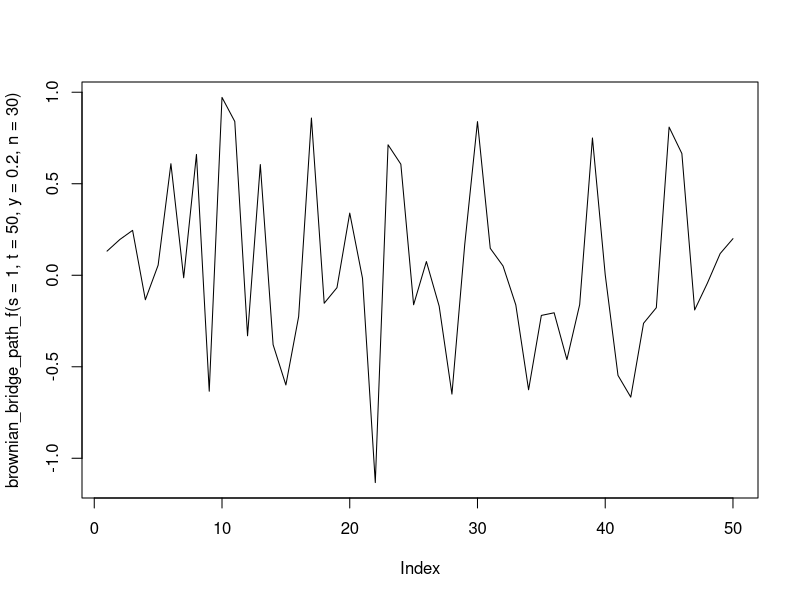

Write R code to recreate this figure. (Note: this script raises an error after producing the figure.)
#########################################################
######## Brownian Bridge 
#########

## mean 0 and variance t,s based model 
brownian_bridge_distribution_f <- function(s,t,y,n){
  ret_v <- (s/t)*y  + sqrt( (t-s)*s/t ) * rnorm(n)
  #print(ret_v)
  return(mean(ret_v))
}

brownian_bridge_path_f <- function(s,t,y,n = 30){
  get_path_v <- c(0) 
  vect_v <- s:t
  for(i in 1:length(vect_v)){
    get_path_v[i] <- brownian_bridge_distribution_f(s = vect_v[i],t,y,n)
  }
  
  return(get_path_v)
}


brownian_bridge_sim_f <- function(s,t,y,n_sims_per_point, num_paths){
  
  collect_paths_m <- matrix(0, nrow = t, ncol = num_paths) ## s = 0 should be W(t0) or just 0 
  if(s == 0){
    collect_paths_m <- matrix(0, nrow = t+1, ncol = num_paths) ## s = 0 should be W(t0) or just 0 
  }
  colnames_v <- NA
  for(i in 1:num_paths){
    check_v <- brownian_bridge_path_f(s,t,y, n = n_sims_per_point)
    #print(check_v)
    collect_paths_m[,i] <- check_v
    colnames_v[i] <- paste0(c('pass',i), collapse = '_', sep= '')
  }
  
  colnames(collect_paths_m) <- colnames_v
  return(collect_paths_m)
}

### 
# specified mean and variance for other stocks 

### check visually 

brownian_bridge_distribution_f(s=1,10,y = 0.5,n = 10)
check_obj <- brownian_bridge_path_f(s=1,t=50,y = 0.2,n = 30)

plot(brownian_bridge_path_f(s=1,t=50,y = 0.2,n = 30), type = 'l')

get_b_bridge_m <- brownian_bridge_sim_f(s = 0, t = 30,y=0.1, n_sims_per_point = 60, num_paths = 10)
S0 <- 100 
s0_possible_paths_m <- S0* (1+ get_b_bridge_m) 

colnames(get_b_bridge_m)

get_plot_data_obj <- ggplot_lines.f(data_input = get_b_bridge_m)
get_plot_data_obj$CumRatePerfPlot

get_plot_data_obj$RegRatePlot

get_plot_data_obj$CumSumPerfPlot       



